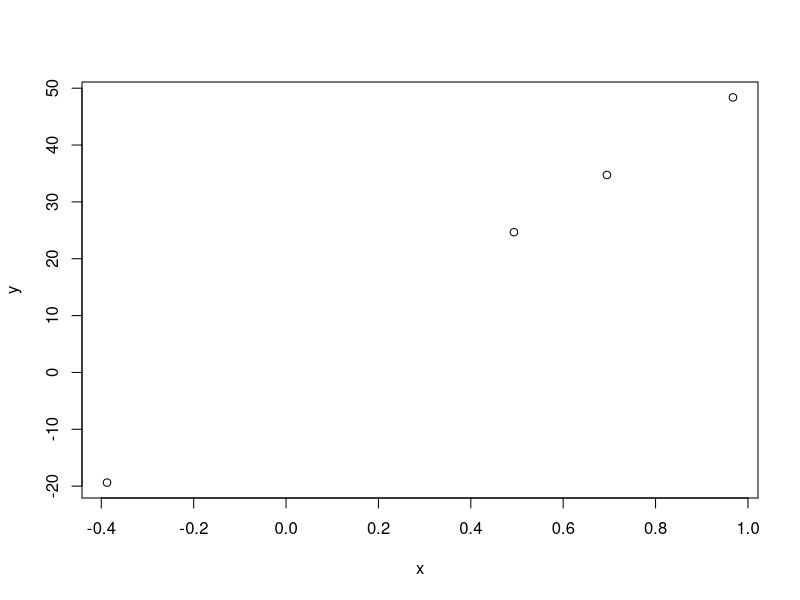
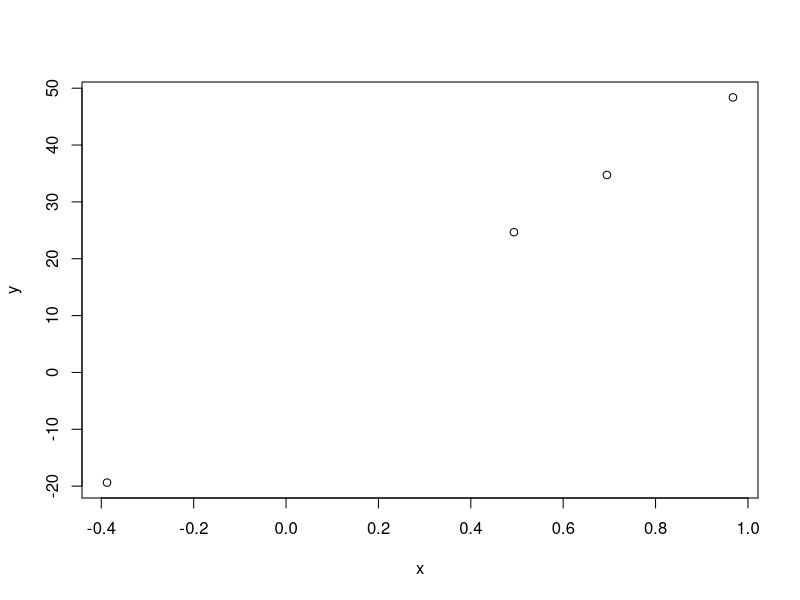

Generate these figures, in order, with R:
x <- rnorm(n = 4,sd = 1,mean = 0)

#Parte Lizeth 
y <- x*50 
plot (x = x, y = y)

# Grafica
plot(x,y)

#Parte 2 de lizeth
"Hola mundo"

w <- x+y 

# Parte 3 Lizeth
"Hola mundo mundial"

w <- x+y 


